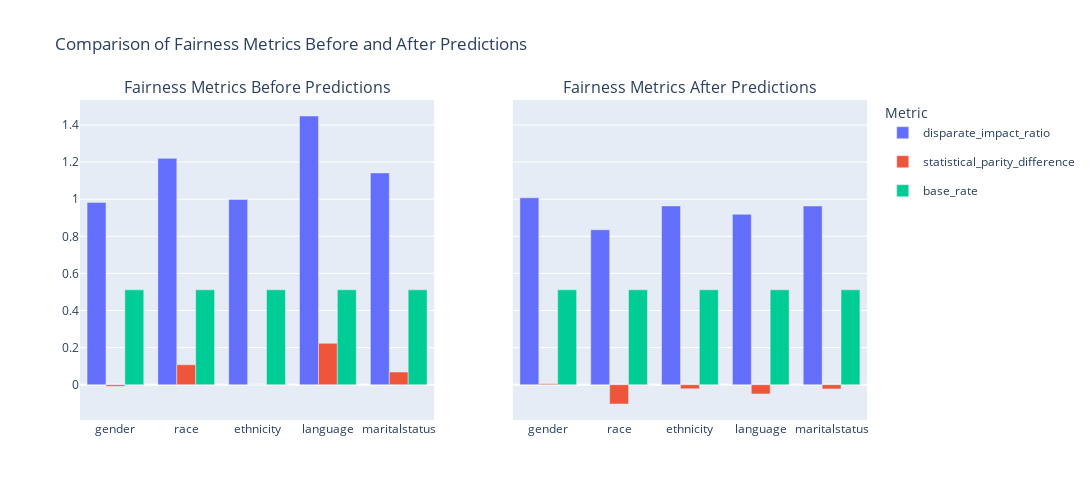

Notebook code for this chart:
### Code cell
import plotly.colors

common_metrics = set(df_melted['metric']).intersection(set(df_melted_preds['metric']))
df_before = df_melted[df_melted['metric'].isin(common_metrics)]
df_after = df_melted_preds[df_melted_preds['metric'].isin(common_metrics)]

metric_names = list(common_metrics)
palette = plotly.colors.qualitative.Plotly  # or use another palette if you prefer
color_map = {metric: palette[i % len(palette)] for i, metric in enumerate(metric_names)}

fig_compare = make_subplots(
    rows=1, cols=2,
    subplot_titles=["Fairness Metrics Before Predictions", "Fairness Metrics After Predictions"],
    shared_yaxes=True
)

for metric in metric_names:
    df_b = df_before[df_before['metric'] == metric]
    df_a = df_after[df_after['metric'] == metric]
    color = color_map[metric]
    fig_compare.add_trace(
        go.Bar(
            x=df_b['attribute'],
            y=df_b['value'],
            name=metric,
            legendgroup=metric,
            showlegend=True,
            marker_color=color
        ),
        row=1, col=1
    )
    fig_compare.add_trace(
        go.Bar(
            x=df_a['attribute'],
            y=df_a['value'],
            name=metric,
            legendgroup=metric,
            showlegend=False,
            marker_color=color
        ),
        row=1, col=2
    )

fig_compare.update_layout(
    height=500,
    width=1100,
    barmode='group',
    title_text="Comparison of Fairness Metrics Before and After Predictions",
    legend_title="Metric"
)
fig_compare.show()

### Figure 1 — Plotly figure (JSON) as saved in the notebook; plotly's stock layout.template omitted (floating-point values rounded to 4 significant figures)
{"data": [{"legendgroup": "disparate_impact_ratio", "marker": {"color": "#636EFA"}, "name": "disparate_impact_ratio", "showlegend": true, "type": "bar", "x": ["gender", "race", "ethnicity", "language", "maritalstatus"], "xaxis": "x", "y": [0.9828, 1.22, 0.9986, 1.449, 1.142], "yaxis": "y"}, {"legendgroup": "disparate_impact_ratio", "marker": {"color": "#636EFA"}, "name": "disparate_impact_ratio", "showlegend": false, "type": "bar", "x": ["gender", "race", "ethnicity", "language", "maritalstatus"], "xaxis": "x2", "y": [1.008, 0.835, 0.9638, 0.9186, 0.9631], "yaxis": "y2"}, {"legendgroup": "statistical_parity_difference", "marker": {"color": "#EF553B"}, "name": "statistical_parity_difference", "showlegend": true, "type": "bar", "x": ["gender", "race", "ethnicity", "language", "maritalstatus"], "xaxis": "x", "y": [-0.008874, 0.1073, -0.0006943, 0.2229, 0.06834], "yaxis": "y"}, {"legendgroup": "statistical_parity_difference", "marker": {"color": "#EF553B"}, "name": "statistical_parity_difference", "showlegend": false, "type": "bar", "x": ["gender", "race", "ethnicity", "language", "maritalstatus"], "xaxis": "x2", "y": [0.004586, -0.1041, -0.02207, -0.04967, -0.02276], "yaxis": "y2"}, {"legendgroup": "base_rate", "marker": {"color": "#00CC96"}, "name": "base_rate", "showlegend": true, "type": "bar", "x": ["gender", "race", "ethnicity", "language", "maritalstatus"], "xaxis": "x", "y": [0.5115, 0.5115, 0.5115, 0.5115, 0.5115], "yaxis": "y"}, {"legendgroup": "base_rate", "marker": {"color": "#00CC96"}, "name": "base_rate", "showlegend": false, "type": "bar", "x": ["gender", "race", "ethnicity", "language", "maritalstatus"], "xaxis": "x2", "y": [0.5115, 0.5115, 0.5115, 0.5115, 0.5115], "yaxis": "y2"}], "layout": {"annotations": [{"font": {"size": 16}, "showarrow": false, "text": "Fairness Metrics Before Predictions", "x": 0.225, "xanchor": "center", "xref": "paper", "y": 1, "yanchor": "bottom", "yref": "paper"}, {"font": {"size": 16}, "showarrow": false, "text": "Fairness Metrics After Predictions", "x": 0.775, "xanchor": "center", "xref": "paper", "y": 1, "yanchor": "bottom", "yref": "paper"}], "barmode": "group", "height": 500, "legend": {"title": {"text": "Metric"}}, "title": {"text": "Comparison of Fairness Metrics Before and After Predictions"}, "width": 1100, "xaxis": {"anchor": "y", "domain": [0, 0.45]}, "xaxis2": {"anchor": "y2", "domain": [0.55, 1]}, "yaxis": {"anchor": "x", "domain": [0, 1]}, "yaxis2": {"anchor": "x2", "domain": [0, 1], "matches": "y", "showticklabels": false}}}
